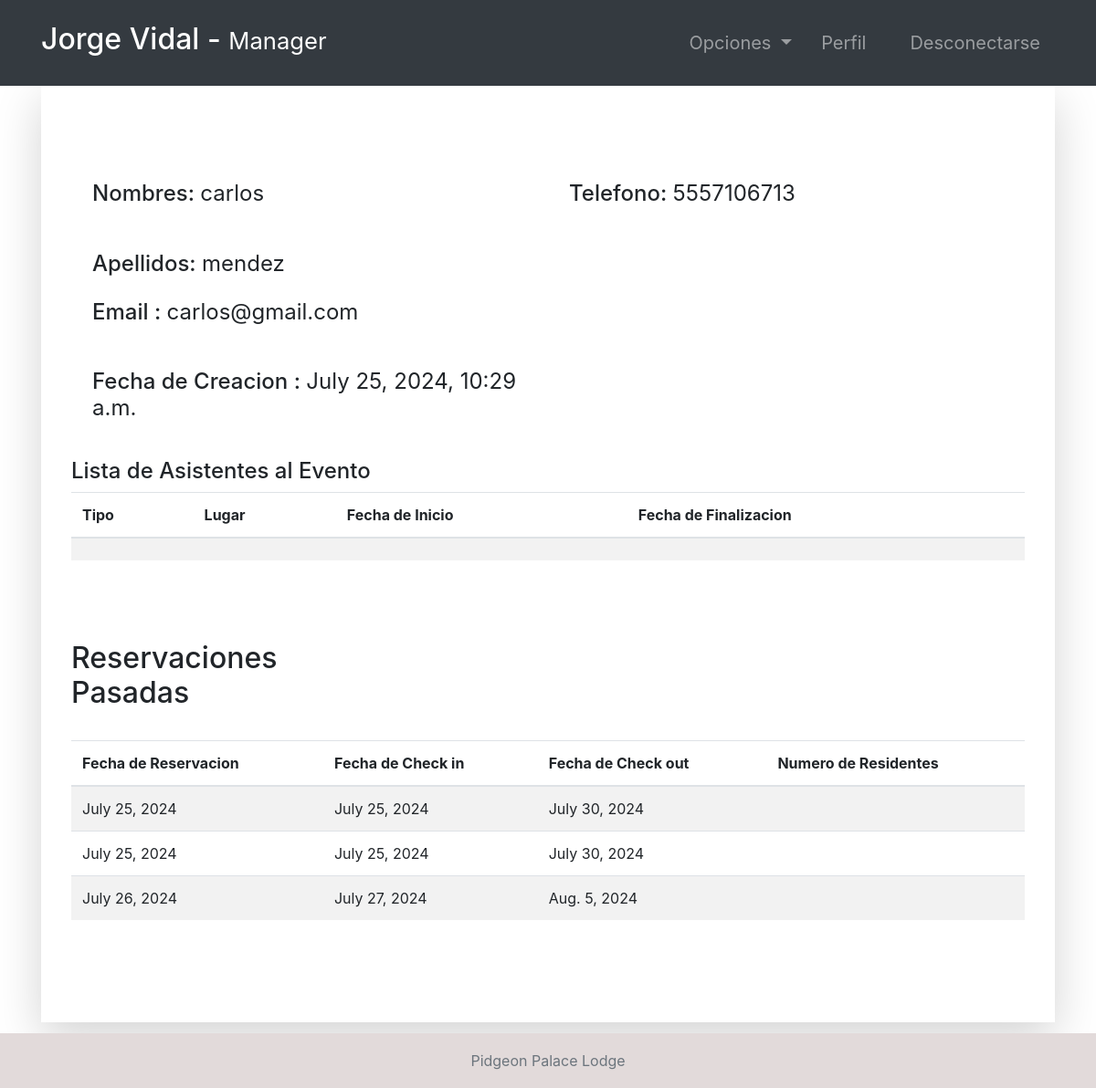
The page /guest-profile/3 (signed in) on the database its author committed.
### accounts/models.py (models this page shows, shortened)
class Guest(models.Model):
    user = models.OneToOneField(User, null=True, on_delete=models.CASCADE)
    phoneNumber = PhoneNumberField(unique=True)

### hotel/models.py (models this page shows, shortened)
class EventAttendees(models.Model):
    event = models.ForeignKey(Event, on_delete=models.CASCADE)
    numberOfDependees = models.IntegerField(default=0)
    guest = models.ForeignKey(Guest,   null=True, on_delete=models.CASCADE)

### room/models.py (models this page shows, shortened)
class Booking(models.Model):
    roomNumber = models.ForeignKey(Room, on_delete=models.CASCADE)
    guest = models.ForeignKey(Guest, null=True, on_delete=models.CASCADE)
    dateOfReservation = models.DateField(default=timezone.now)
    startDate = models.DateField()
    endDate = models.DateField()

### accounts/views.py (the view, shortened to what this page needs)
# urls.py: path('guest-profile/<str:pk>', guest_profile, name="guest-profile"),
@login_required(login_url='login')
def guest_profile(request, pk):
    tempUser = User.objects.get(id=pk)
    guest = Guest.objects.get(user=tempUser)
    role = str(request.user.groups.all()[0])
    path = role + "/"
    eventAttendees = EventAttendees.objects.filter(guest=guest)
    bookings = Booking.objects.filter(guest=guest)
    context = {
        "role": role,
        "guest": guest,
        "eventAttendees": eventAttendees,
        "bookings": bookings
    }
    return render(request, path + "guest-profile.html", context)

### Templates/manager/guest-profile.html
{% extends '../index.html' %}
{% block context %}
{% include '../common_pages/guest-profile.html' %}
{% endblock %}

### Templates/incs/nav.html (shortened to what this page needs)
<nav class="navbar navbar-dark bg-dark navbar-expand-lg py-3 " role="navigation">
    <div class="container">
        <a href="" class="navbar-brand">
            <h2 class="text-capitalize">
                {{ request.user.first_name }} {{ request.user.last_name }} -
                <small>
                    {{ role }}
                </small>
            </h2>
        </a>
        <div class="collapse navbar-collapse" id="navbarTags">
            <ul class="navbar-nav ml-auto">
                <li class="nav-item dropdown p-2">
                    <a class="nav-link dropdown-toggle" href="#" id="navbarDropdown" role="button"
                        data-toggle="dropdown" aria-haspopup="true" aria-expanded="false">
                        Opciones
                    </a>
                </li>
                <li class="nav-item mr-3 p-2">
                    {% if role == 'staff' or role == 'receptionist' or role == 'admin' or role == 'manager' %}
                    <a href="{% url 'employee-profile' user.id %}" class="nav-link">Perfil</a>
                    {% endif %}
                </li>
                <li class="nav-item p-2 ">
                    <a href="{% url 'logout' %}" class="nav-link">Desconectarse</a>
                </li>
            </ul>
        </div>
    </div>
</nav>

### Templates/common_pages/guest-profile.html (shortened to what this page needs)
<div class="container">
    <div class="shadow-lg p-5">
        <div class="row mt-5">
            <div class="col-6">
                <form action="" method="POST">
                    <div class="p-2 h4">
                        <span>Nombres:</span>
                        {% if guest.user.id != request.user.id %}
                        <span class="font-weight-normal">{{guest.user.first_name}} </span>
                        {% else %}
                        <input type="text" class="form-control border border-secondary" id="id_first_name"
                            value="{{guest.user.first_name}}" name="first_name">
                        {% endif %}
                    </div>
                    <br>
                    <div class="p-2 h4">
                        <span>Apellidos:</span>
                        {% if guest.user.id != request.user.id %}
                        <span class="font-weight-normal"> {{guest.user.last_name}}</span>
                        {% else %}
                        <input type="text" class="form-control border border-secondary" id="id_last_name"
                            value="{{guest.user.last_name}}" name="last_name">
                        {% endif %}
                    </div>
                    <div class="p-2 h4">
                        <span>Email :</span>
                        <span class="font-weight-normal">{{guest.user.email}}</span>
                    </div>
                    <br>
                    <div class="p-2 h4">
                        <span>Fecha de Creacion :</span>
                        <span class="font-weight-normal">{{guest.user.date_joined}}</span>
                    </div>
            </div>
            <div class="col-6">
                <div class="p-2 h4">
                    <span>Telefono: </span>
                    {% if guest.user.id != request.user.id %}
                    <span class="font-weight-normal">{{guest.phoneNumber}}</span>
                    {% else %}
                    <input type="text" class="form-control border border-secondary" id="id_phoneNumber"
                        value="{{guest.phoneNumber}}" name="phoneNumber">
                    {% endif %}
                </div>
                <br>
            </div>
        </div>
        <br>
        {% if eventAttendees.first != None %}
        <div class="row">
            <h4>Lista de Asistentes al Evento</h4>
            <table class="table table-hover table-striped">
                <thead>
                    <tr>
                        <th>Tipo</th>
                        <th>Lugar</th>
                        <th>Fecha de Inicio</th>
                        <th>Fecha de Finalizacion</th>
                    </tr>
                </thead>
                <tbody>
                    {% for eveAt in eventAttendees %}
                    <tr>
                        <td>{{eveAt.eventType}}</td>
                        <td>{{eveAt.location}}</td>
                        <td>{{eveAt.startDate}}</td>
                        <td>{{eveAt.endtDate}}</td>
                    </tr>
                    {% endfor %}
                </tbody>
            </table>
        </div>
        {% endif %}
        <br>
        <div class="row">
            <div class="table-responsive table-striped my-5">
                <div class="table-header row">
                    <div class="col-sm-12 col-md-12 col-lg-4 mb-4">
                        <h2>Reservaciones Pasadas</h2>
                    </div>
                </div>
                <table class="table table-hover">
                    <thead>
                        <tr>
                            <th>Fecha de Reservacion</th>
                            <th>Fecha de Check in</th>
                            <th>Fecha de Check out</th>
                            <th>Numero de Residentes</th>
                        </tr>
                    </thead>
                    <tbody>
                        {% for bo in bookings %}
                        <tr>
                            <td>{{bo.dateOfReservation}}</td>
                            <td>{{bo.startDate}}</td>
                            <td>{{bo.endDate}}</td>
                            <td>{{bo.numOfResidents}}</td>
                        </tr>
                        {% endfor %}
                    </tbody>
                </table>
            </div>
        </div>
    </div>
</div>

### static/css/main.css (style rules this page uses)
* { margin: 0; padding: 0; -webkit-font-smoothing: antialiased; }
body { position: relative; }
nav .nav-item { font-size: 20px; }

### rows shown on the page
Guest: user.first_name "carlos", user.last_name "mendez", user.email "carlos@gmail.com", user.date_joined "July 25, 2024, 10:29 a.m.", phoneNumber "5557106713"
Booking: dateOfReservation "July 25, 2024", startDate "July 25, 2024", endDate "July 30, 2024"
Booking: dateOfReservation "July 25, 2024", startDate "July 25, 2024", endDate "July 30, 2024"
Booking: dateOfReservation "July 26, 2024", startDate "July 27, 2024", endDate "Aug. 5, 2024"

### other values the page prints
{{ request.user.first_name }} "Jorge"
{{ request.user.last_name }} "Vidal"
{{ role }} "Manager"
